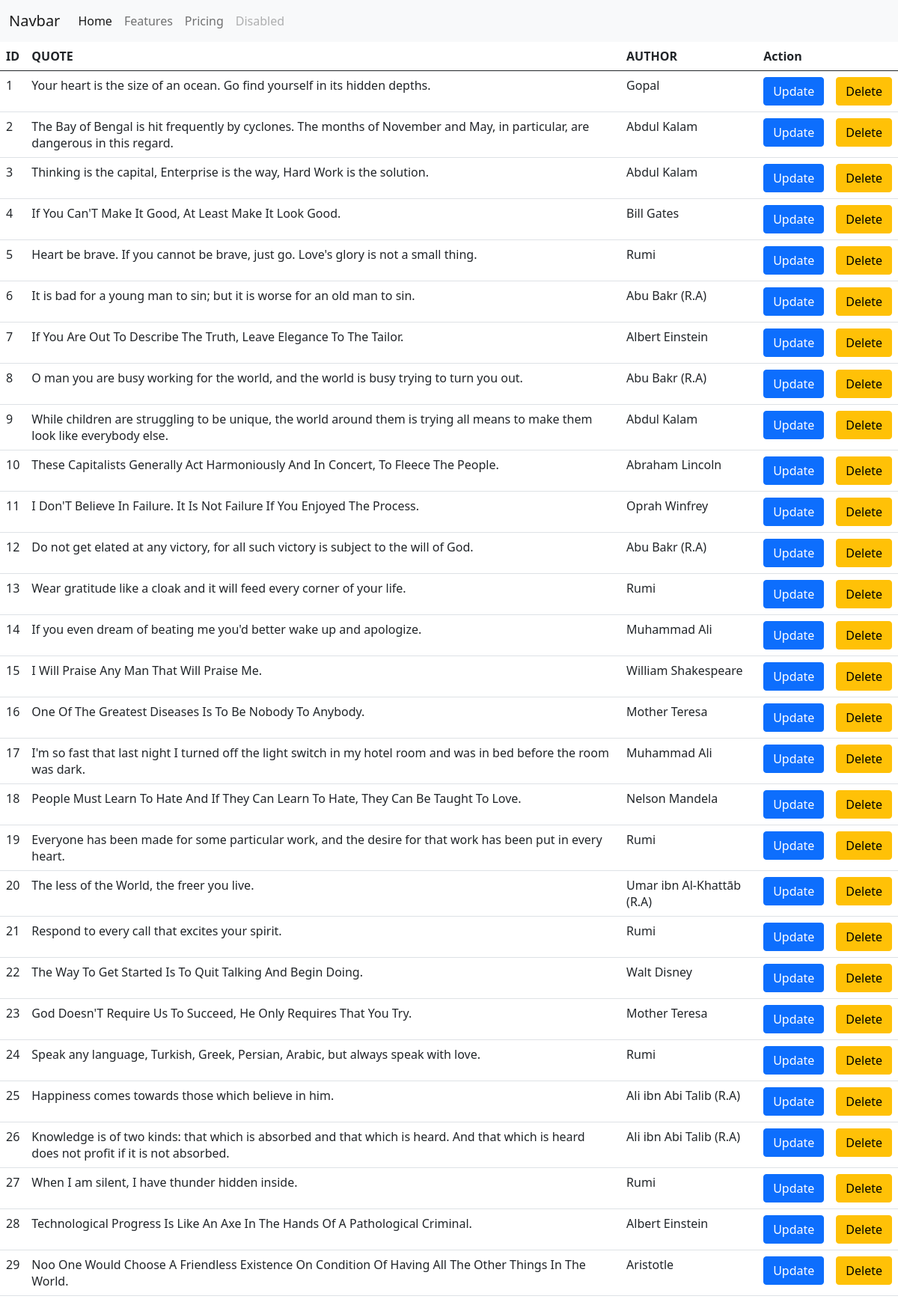
Page /v1/data/ on the committed database.
### quotes_app/models.py (models this page shows, shortened)
class Quote(models.Model):
    id = models.IntegerField(primary_key=True)
    quote = models.TextField()
    author = models.CharField(max_length=255)

### quotes_app/views.py (the view)
# urls.py: path('data/', quotes_data, name='quotes_data_url'),
def quotes_data(request):
    template_name = 'quotes_app/quotes_show.html'
    objects_list = Quote.objects.all()
    context = {'objects_list': objects_list}
    return render(request, template_name, context)

### templates/quotes_app/quotes_show.html (shortened to what this page needs)
{% extends 'base.html' %}
    {% block content %}
<table class="table table-hover">
    <thead>
        <tr>
            <th>ID</th>
            <th>QUOTE</th>
            <th>AUTHOR</th>
            <th colspan="2">Action</th>
        </tr>
    </thead>
    <tbody>
        {% for object in objects_list %}
        <tr>
            <td>{{object.id}}</td>
            <td>{{object.quote}}</td>
            <td>{{object.author}}</td>
            <td><a href="{% url 'quotes_update_url' object.id %}" class="btn btn-primary">Update</a></td>
            <td><a href="{% url 'quotes_delete_url' object.id %}" class="btn btn-warning">Delete</a></td>
        </tr>
        {% endfor %}
    </tbody>
</table>
    {% endblock %}

### templates/base.html (shortened to what this page needs)
{% include 'navbar.html' %}
<html lang="en">
<head>
    <link href="https://cdn.jsdelivr.net/npm/bootstrap@5.0.2/dist/css/bootstrap.min.css"
          rel="stylesheet"
>
</head>
<body>
    {% block content %}
    {% endblock %}
</body>
</html>

### templates/navbar.html (shortened to what this page needs)
<nav class="navbar navbar-expand-lg navbar-light bg-light">
  <div class="container-fluid">
    <a class="navbar-brand" href="#">Navbar</a>
    <div class="collapse navbar-collapse" id="navbarNav">
      <ul class="navbar-nav">
        <li class="nav-item">
          <a class="nav-link active" aria-current="page" href="#">Home</a>
        </li>
        <li class="nav-item">
          <a class="nav-link" href="#">Features</a>
        </li>
        <li class="nav-item">
          <a class="nav-link" href="#">Pricing</a>
        </li>
        <li class="nav-item">
          <a class="nav-link disabled" href="#" tabindex="-1" aria-disabled="true">Disabled</a>
        </li>
      </ul>
    </div>
  </div>
</nav>

### rows in the picture
Quote: id "1", quote "Your heart is the size of an ocean. Go find yourself in its hidden depths.", author "Gopal"
Quote: id "2", quote "The Bay of Bengal is hit frequently by cyclones. The months of November and May, in particular, are dangerous in this regard.", author "Abdul Kalam"
Quote: id "3", quote "Thinking is the capital, Enterprise is the way, Hard Work is the solution.", author "Abdul Kalam"
Quote: id "4", quote "If You Can'T Make It Good, At Least Make It Look Good.", author "Bill Gates"
Quote: id "5", quote "Heart be brave. If you cannot be brave, just go. Love's glory is not a small thing.", author "Rumi"
Quote: id "6", quote "It is bad for a young man to sin; but it is worse for an old man to sin.", author "Abu Bakr (R.A)"
Quote: id "7", quote "If You Are Out To Describe The Truth, Leave Elegance To The Tailor.", author "Albert Einstein"
Quote: id "8", quote "O man you are busy working for the world, and the world is busy trying to turn you out.", author "Abu Bakr (R.A)"
Quote: id "9", quote "While children are struggling to be unique, the world around them is trying all means to make them look like everybody else.", author "Abdul Kalam"
Quote: id "10", quote "These Capitalists Generally Act Harmoniously And In Concert, To Fleece The People.", author "Abraham Lincoln"
Quote: id "11", quote "I Don'T Believe In Failure. It Is Not Failure If You Enjoyed The Process.", author "Oprah Winfrey"
Quote: id "12", quote "Do not get elated at any victory, for all such victory is subject to the will of God.", author "Abu Bakr (R.A)"
Quote: id "13", quote "Wear gratitude like a cloak and it will feed every corner of your life.", author "Rumi"
Quote: id "14", quote "If you even dream of beating me you'd better wake up and apologize.", author "Muhammad Ali"
Quote: id "15", quote "I Will Praise Any Man That Will Praise Me.", author "William Shakespeare"
Quote: id "16", quote "One Of The Greatest Diseases Is To Be Nobody To Anybody.", author "Mother Teresa"
Quote: id "17", quote "I'm so fast that last night I turned off the light switch in my hotel room and was in bed before the room was dark.", author "Muhammad Ali"
Quote: id "18", quote "People Must Learn To Hate And If They Can Learn To Hate, They Can Be Taught To Love.", author "Nelson Mandela"
Quote: id "19", quote "Everyone has been made for some particular work, and the desire for that work has been put in every heart.", author "Rumi"
Quote: id "20", quote "The less of the World, the freer you live.", author "Umar ibn Al-Khattāb (R.A)"
Quote: id "21", quote "Respond to every call that excites your spirit.", author "Rumi"
Quote: id "22", quote "The Way To Get Started Is To Quit Talking And Begin Doing.", author "Walt Disney"
Quote: id "23", quote "God Doesn'T Require Us To Succeed, He Only Requires That You Try.", author "Mother Teresa"
Quote: id "24", quote "Speak any language, Turkish, Greek, Persian, Arabic, but always speak with love.", author "Rumi"
Quote: id "25", quote "Happiness comes towards those which believe in him.", author "Ali ibn Abi Talib (R.A)"
Quote: id "26", quote "Knowledge is of two kinds: that which is absorbed and that which is heard. And that which is heard does not profit if it is not absorbed.", author "Ali ibn Abi Talib (R.A)"
Quote: id "27", quote "When I am silent, I have thunder hidden inside.", author "Rumi"
Quote: id "28", quote "Technological Progress Is Like An Axe In The Hands Of A Pathological Criminal.", author "Albert Einstein"
Quote: id "29", quote "Noo One Would Choose A Friendless Existence On Condition Of Having All The Other Things In The World.", author "Aristotle"
